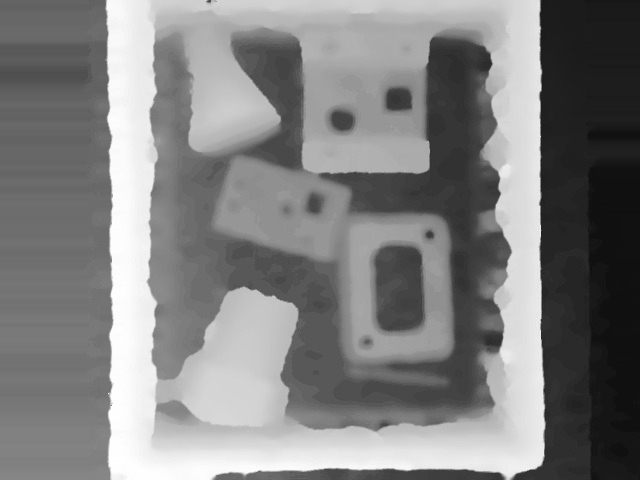
#> input picture dst.png, 640 x 480 px; its folder holds only this picture in this run
$ python -i annotation_generator.py   (imports and definitions only)
#> lines starting #> are read from the running program, lines starting #| are printed output that depends on the picture; after the words box and inside, x2 and y2 are one past the last pixel; in counts of white or black regions, pixels touching at a corner belong together
#> further down, picture is the input picture: shape (480, 640, 3); min 16, max 255, mean 128.5
import numpy as np
import cv2
import glob
import json
import os


def find_contours(img):
    # Grayscale image
    imgray = cv2.cvtColor(img, cv2.COLOR_BGR2GRAY)

    # Threshold the image
    ret, thresh = cv2.threshold(imgray, 127, 255, 0)
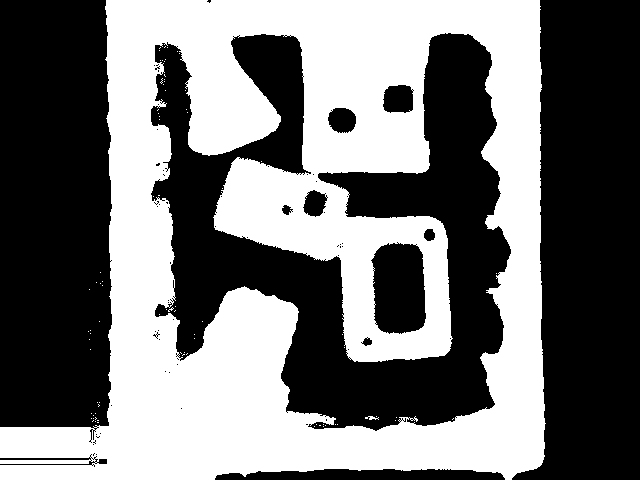
#> thresh: shape (480, 640); 45.8% white; 81 white regions (79 under 20 px)

    # Find the contours
    contours, _ = cv2.findContours(thresh, cv2.RETR_EXTERNAL, cv2.CHAIN_APPROX_SIMPLE)
#> contours = 26 contours, 25 with area under 20; largest, box (x1, y1, x2, y2) and area: (0, 0, 546, 480) 209027

    xpoints = np.array(contours[0]).transpose()[0][0]
#> xpoints = [97, 98]
    ypoints = np.array(contours[0]).transpose()[1][0]
#> ypoints = [422, 422]

    return xpoints, ypoints


class Image(object):
    def __init__(self, file):
        print(file)
        self.image = cv2.imread(file)
        idx = len(file.split('/'))
        self.name = file.split('/')[idx - 1]
        self.classification = self.name.split('-')[1].split('_')[0]
        self.contours = find_contours(cv2.imread(file))


def generate_annotations(directory):
    # Save the points to a json file
    images = []
    for file in glob.glob(directory + "/*.png"):
        idx = len(file.split('/'))
        if not file.split('/')[idx - 1].startswith("depth"):
            images.append(Image(file))

    data = {}

    for image in images:
        region = {}

        x_points, y_points = image.contours

        region['all_points_x'] = x_points.tolist()
        region['all_points_y'] = y_points.tolist()

        image_information = {}
        height, width, _ = image.image.shape
        image_information['filename'] = image.name
        image_information['class'] = image.classification
        image_information['width'] = width
        image_information['height'] = height
        image_information['region'] = region

        data['image_' + image.name] = image_information

    print("Finnished generating annotations")

    with open(directory + '/annotations.json', 'w') as json_file:
        json.dump(data, json_file)

>>> import cv2
>>> picture = cv2.imread('dst.png')
>>> result = find_contours(picture)
#> result = ([97, 98], [422, 422])
